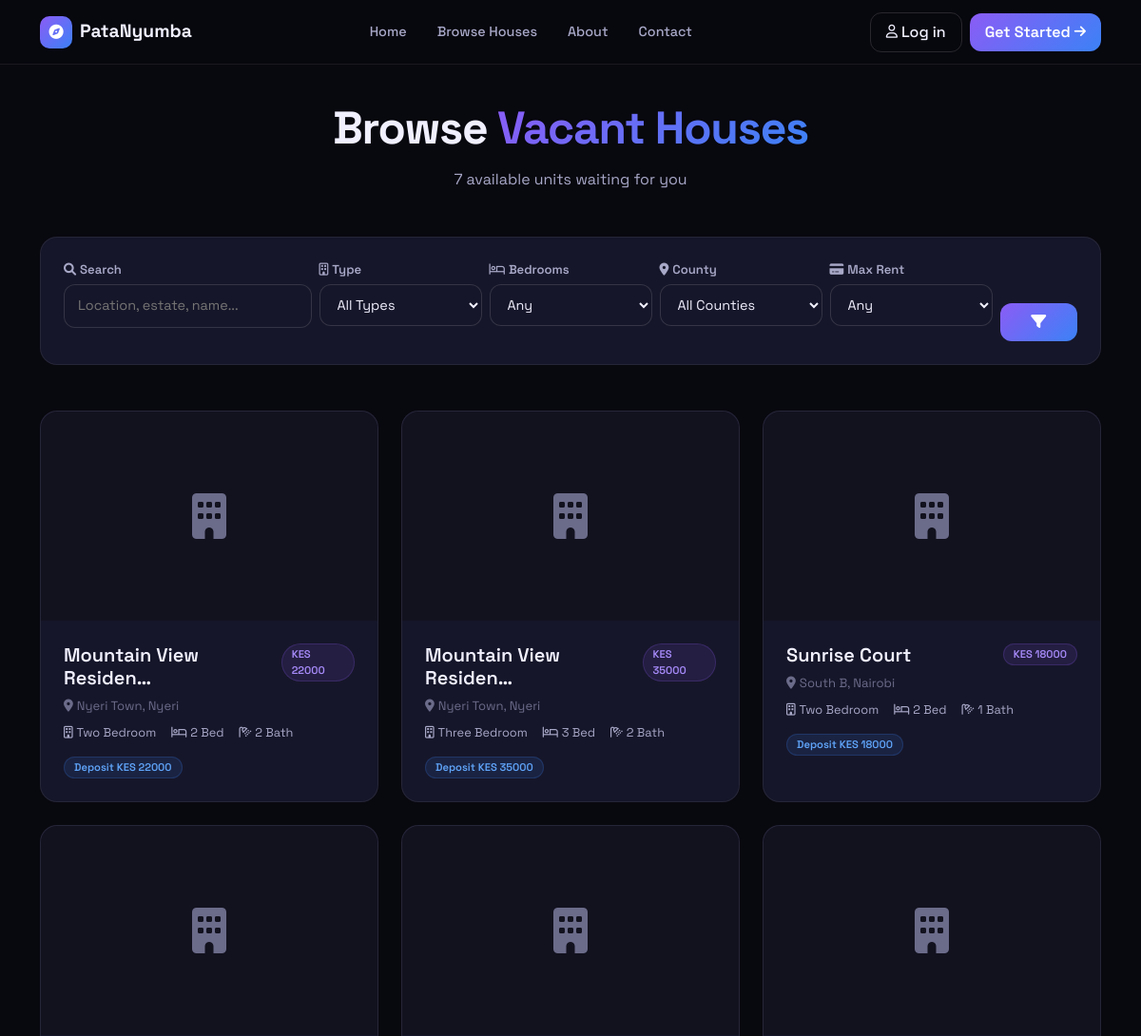
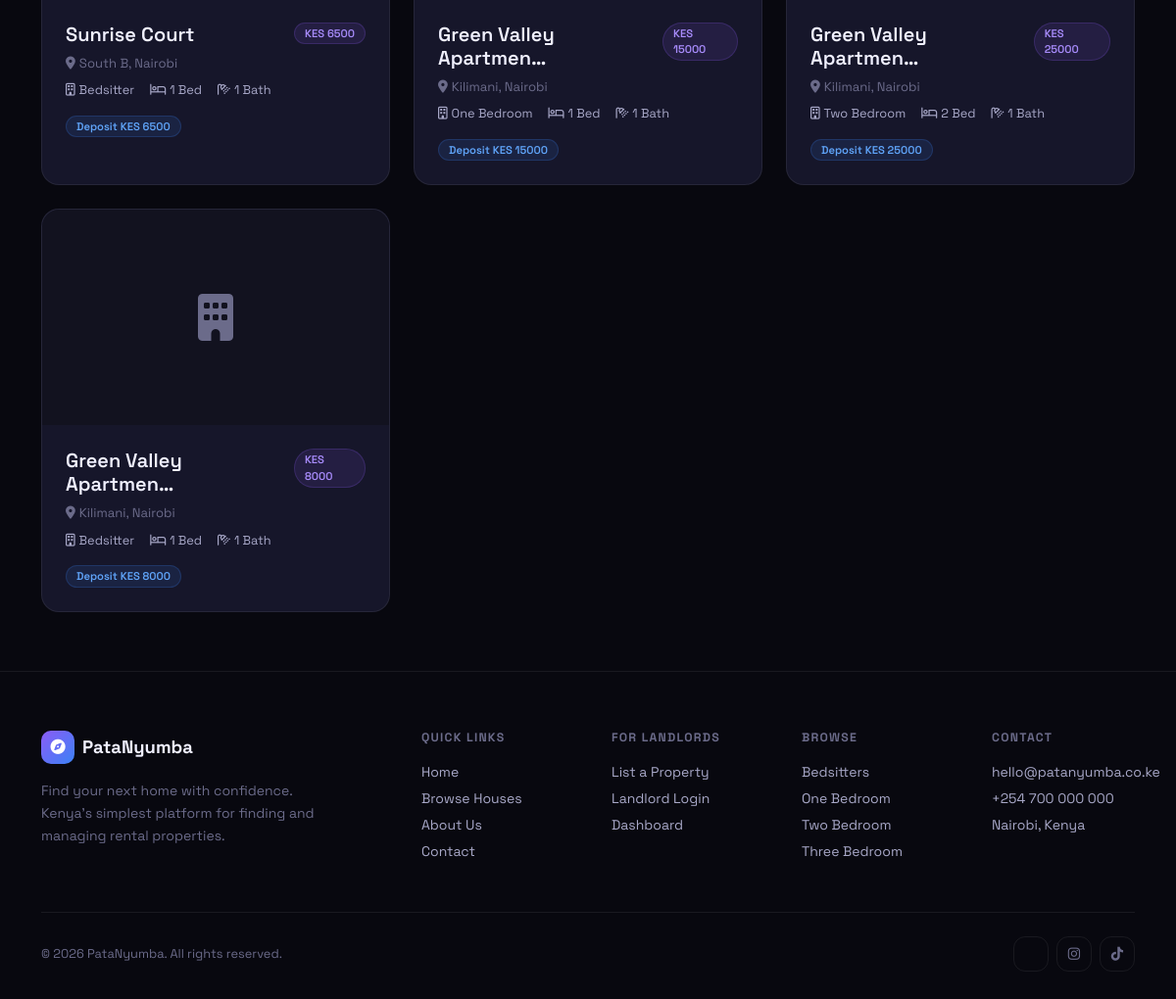
The page /browse/ on the database its author committed (2 pictures, top to bottom).
### units/models.py (models this page shows, shortened)
class Unit(models.Model):
    HOUSE_TYPES = (
        ('bedsitter', 'Bedsitter'),
        ('one_bedroom', 'One Bedroom'),
        ('two_bedroom', 'Two Bedroom'),
        ('three_bedroom', 'Three Bedroom'),
        ('four_bedroom', 'Four Bedroom'),
        ('studio', 'Studio'),
    )
    STATUS_CHOICES = (
        ('vacant', 'Vacant'),
        ('occupied', 'Occupied'),
    )
    property = models.ForeignKey('properties.Property', on_delete=models.CASCADE, related_name='units')
    unit_number = models.CharField(max_length=50)
    house_type = models.CharField(max_length=20, choices=HOUSE_TYPES)
    bedrooms = models.IntegerField(default=1)
    bathrooms = models.IntegerField(default=1)
    monthly_rent = models.DecimalField(max_digits=10, decimal_places=2)
    deposit = models.DecimalField(max_digits=10, decimal_places=2, null=True, blank=True)
    floor = models.IntegerField(default=1)
    description = models.TextField(blank=True)
    status = models.CharField(max_length=20, choices=STATUS_CHOICES, default='vacant')
    available_from = models.DateField(null=True, blank=True)
    image = models.ImageField(upload_to='unit_images/', blank=True)
    image_2 = models.ImageField(upload_to='unit_images/', blank=True)
    image_3 = models.ImageField(upload_to='unit_images/', blank=True)
    created_at = models.DateTimeField(auto_now_add=True)
    updated_at = models.DateTimeField(auto_now=True)
    class Meta:
        ordering = ['property', 'unit_number']

### properties/models.py (models this page shows, shortened)
class Property(models.Model):
    owner = models.ForeignKey(User, on_delete=models.CASCADE, related_name='properties')
    name = models.CharField(max_length=200)
    description = models.TextField()
    county = models.CharField(max_length=100)
    town = models.CharField(max_length=100)
    estate = models.CharField(max_length=200, blank=True)
    address = models.CharField(max_length=255, blank=True)
    latitude = models.DecimalField(max_digits=9, decimal_places=6, null=True, blank=True)
    longitude = models.DecimalField(max_digits=9, decimal_places=6, null=True, blank=True)
    image = models.ImageField(upload_to='properties/', blank=True, null=True)
    created_at = models.DateTimeField(auto_now_add=True)
    updated_at = models.DateTimeField(auto_now=True)
    class Meta:
        verbose_name_plural = 'properties'
        ordering = ['-created_at']

### website/views.py (the view, shortened to what this page needs)
# urls.py: path('browse/', views.browse, name='browse'),
def browse(request):
    units = Unit.objects.filter(status='vacant').select_related('property')
    q = request.GET.get('q')
    house_type = request.GET.get('house_type')
    bedrooms = request.GET.get('bedrooms')
    min_rent = request.GET.get('min_rent')
    max_rent = request.GET.get('max_rent')
    county = request.GET.get('county')
    town = request.GET.get('town')
    if house_type:
        units = units.filter(house_type=house_type)
    if bedrooms:
        units = units.filter(bedrooms__gte=bedrooms)
    if min_rent:
        units = units.filter(monthly_rent__gte=min_rent)
    if max_rent:
        units = units.filter(monthly_rent__lte=max_rent)
    if county:
        units = units.filter(property__county__icontains=county)
    if town:
        units = units.filter(property__town__icontains=town)
    counties = Unit.objects.filter(status='vacant').values_list(
        'property__county', flat=True).distinct().order_by('property__county')
    return render(request, 'website/browse.html', {
        'units': units,
        'counties': counties,
        'house_types': Unit.HOUSE_TYPES,
    })

### dashboard/context_processors.py (called while the page is built)
def unread_inquiries(request):
    if request.user.is_authenticated and request.user.profile.role == 'landlord':
        count = Inquiry.objects.filter(unit__property__owner=request.user, is_read=False).count()
        recent = Inquiry.objects.filter(unit__property__owner=request.user, is_read=False).select_related('unit', 'unit__property').order_by('-created_at')[:5]
        return {'unread_count': count, 'recent_inquiries': recent}
    return {'unread_count': 0, 'recent_inquiries': []}

### templates/website/browse.html (shortened to what this page needs)
{% extends 'base.html' %}
{% block content %}
<section style="padding-top:calc(var(--nav) + 40px);padding-bottom:60px;">
    <div class="container">
        <div class="text-center mb-5" data-aos="fade-up">
            <h1 class="stitle">Browse <span class="gt">Vacant Houses</span></h1>
            <p class="ssub mx-auto">{{ units.count }} available unit{{ units.count|pluralize }} waiting for you</p>
        </div>
        <form method="GET" class="mb-5" data-aos="fade-up">
            <div class="gc p-4">
                <div class="row g-2">
                    <div class="col-md-3">
                        <label class="olbl"><i class="fa-solid fa-search me-1"></i>Search</label>
                        <input type="text" name="q" class="oinp" value="{{ request.GET.q }}" placeholder="Location, estate, name...">
                    </div>
                    <div class="col-md-2">
                        <label class="olbl"><i class="fa-regular fa-building me-1"></i>Type</label>
                        <select name="house_type" class="oinp">
                            <option value="">All Types</option>
                        </select>
                    </div>
                    <div class="col-md-2">
                        <label class="olbl"><i class="fa-regular fa-bed me-1"></i>Bedrooms</label>
                        <select name="bedrooms" class="oinp">
                            <option value="">Any</option>
                        </select>
                    </div>
                    <div class="col-md-2">
                        <label class="olbl"><i class="fa-solid fa-location-dot me-1"></i>County</label>
                        <select name="county" class="oinp">
                            <option value="">All Counties</option>
                        </select>
                    </div>
                    <div class="col-md-2">
                        <label class="olbl"><i class="fa-solid fa-credit-card me-1"></i>Max Rent</label>
                        <select name="max_rent" class="oinp">
                            <option value="">Any</option>
                        </select>
                    </div>
                    <div class="col-md-1 d-flex align-items-end">
                        <button type="submit" class="bgrd btn w-100 py-2"><i class="fa-solid fa-filter"></i></button>
                    </div>
                </div>
            </div>
        </form>
        {% if units %}
        <div class="row g-4">
            {% for unit in units %}
            <div class="col-md-6 col-lg-4" data-aos="fade-up">
                <a href="{% url 'website:house_detail' unit.pk %}" style="text-decoration:none;color:inherit">
                    <div class="gc h-100">
                        {% if unit.image %}
                        <img src="{{ unit.image.url }}" alt="{{ unit.unit_number }}" class="prop-card-img">
                        {% else %}
                        <div class="prop-card-img d-flex align-items-center justify-content-center" style="background:var(--bg3);"><i class="fa-solid fa-building" style="font-size:3rem;color:var(--tx3)"></i></div>
                        {% endif %}
                        <div class="p-4">
                            <div class="d-flex justify-content-between align-items-start mb-2">
                                <h3 class="fs-5 fw-semibold mb-0" style="color:var(--tx)">{{ unit.property.name|truncatechars:22 }}</h3>
                                <span class="ftag mt-0">KES {{ unit.monthly_rent|floatformat:0 }}</span>
                            </div>
                            <p style="font-size:.82rem;color:var(--tx3);margin-bottom:8px"><i class="fa-solid fa-location-dot me-1"></i>{{ unit.property.town }}, {{ unit.property.county }}</p>
                            <div class="d-flex gap-3 flex-wrap" style="font-size:.8rem;color:var(--tx2)">
                                <span><i class="fa-regular fa-building me-1"></i>{{ unit.get_house_type_display }}</span>
                                <span><i class="fa-regular fa-bed me-1"></i>{{ unit.bedrooms }} Bed</span>
                                <span><i class="fa-regular fa-shower me-1"></i>{{ unit.bathrooms }} Bath</span>
                                {% if unit.deposit %}<span class="ftag mt-0" style="background:rgba(59,130,246,0.12);color:#60a5fa;border-color:rgba(59,130,246,0.2)">Deposit KES {{ unit.deposit|floatformat:0 }}</span>{% endif %}
                            </div>
                        </div>
                    </div>
                </a>
            </div>
            {% endfor %}
        </div>
        {% endif %}
    </div>
</section>
{% endblock %}

### static/css/style.css (style rules this page uses)
:root { --bg: #08080f; --bg2: #0d0d1a; --bg3: #12121f; --sf: #16162a; --bd: rgba(255, 255, 255, 0.07); --bd2: rgba(255, 255, 255, 0.13); --tx: #f0f0ff; --tx2: #a8a8c8; --tx3: #6b6b8a; --pur: #8b5cf6; --blu: #3b82f6; --grad: linear-gradient(135deg, #8b5cf6, #3b82f6); --nav: 68px; --dsb: 240px; }
*, *::before, *::after { box-sizing: border-box; }
html { scroll-behavior: smooth; }
body { font-family: "Space Grotesk", sans-serif; background: var(--bg); color: var(--tx); overflow-x: hidden; transition: background 0.3s, color 0.3s; }
a { text-decoration: none; color: inherit; }
.gt { background: var(--grad); -webkit-background-clip: text; -webkit-text-fill-color: transparent; background-clip: text; }
.stitle { font-size: clamp(1.85rem, 4vw, 3rem); font-weight: 700; line-height: 1.14; letter-spacing: -0.025em; margin-bottom: 14px; }
.ssub { font-size: 1rem; color: var(--tx2); max-width: 560px; }
.gc { background: var(--sf); border: 1px solid var(--bd); border-radius: 18px; transition: 0.3s; }
.bgrd { background: var(--grad); border: none; color: #fff; font-family: "Space Grotesk", sans-serif; font-weight: 600; border-radius: 12px; transition: 0.25s; cursor: pointer; }
.ftag { display: inline-block; margin-top: 10px; padding: 2px 10px; border-radius: 100px; font-size: 0.7rem; font-weight: 600; background: rgba(139, 92, 246, 0.12); color: #a78bfa; border: 1px solid rgba(139, 92, 246, 0.2); }
.olbl { font-size: 0.82rem; font-weight: 600; color: var(--tx2); margin-bottom: 6px; display: block; }
.oinp { width: 100%; padding: 11px 14px; border-radius: 12px; border: 1px solid var(--bd2); background: var(--sf); color: var(--tx); font-size: 0.9rem; font-family: "Space Grotesk", sans-serif; outline: none; transition: 0.2s; margin-bottom: 14px; }
.prop-card-img { height: 220px; object-fit: cover; border-radius: 18px 18px 0 0; width: 100%; }

### rows shown on the page
Unit: property.name "Mountain View Residen…", monthly_rent "22000", property.town "Nyeri Town", property.county "Nyeri", house_type "Two Bedroom", bedrooms "2", bathrooms "2", deposit "22000"
Unit: property.name "Mountain View Residen…", monthly_rent "35000", property.town "Nyeri Town", property.county "Nyeri", house_type "Three Bedroom", bedrooms "3", bathrooms "2", deposit "35000"
Unit: property.name "Sunrise Court", monthly_rent "18000", property.town "South B", property.county "Nairobi", house_type "Two Bedroom", bedrooms "2", bathrooms "1", deposit "18000"
Unit: property.name "Sunrise Court", monthly_rent "6500", property.town "South B", property.county "Nairobi", house_type "Bedsitter", bedrooms "1", bathrooms "1", deposit "6500"
Unit: property.name "Green Valley Apartmen…", monthly_rent "15000", property.town "Kilimani", property.county "Nairobi", house_type "One Bedroom", bedrooms "1", bathrooms "1", deposit "15000"
Unit: property.name "Green Valley Apartmen…", monthly_rent "25000", property.town "Kilimani", property.county "Nairobi", house_type "Two Bedroom", bedrooms "2", bathrooms "1", deposit "25000"
Unit: property.name "Green Valley Apartmen…", monthly_rent "8000", property.town "Kilimani", property.county "Nairobi", house_type "Bedsitter", bedrooms "1", bathrooms "1", deposit "8000"

### other values the page prints
{{ units.count }} "7"
